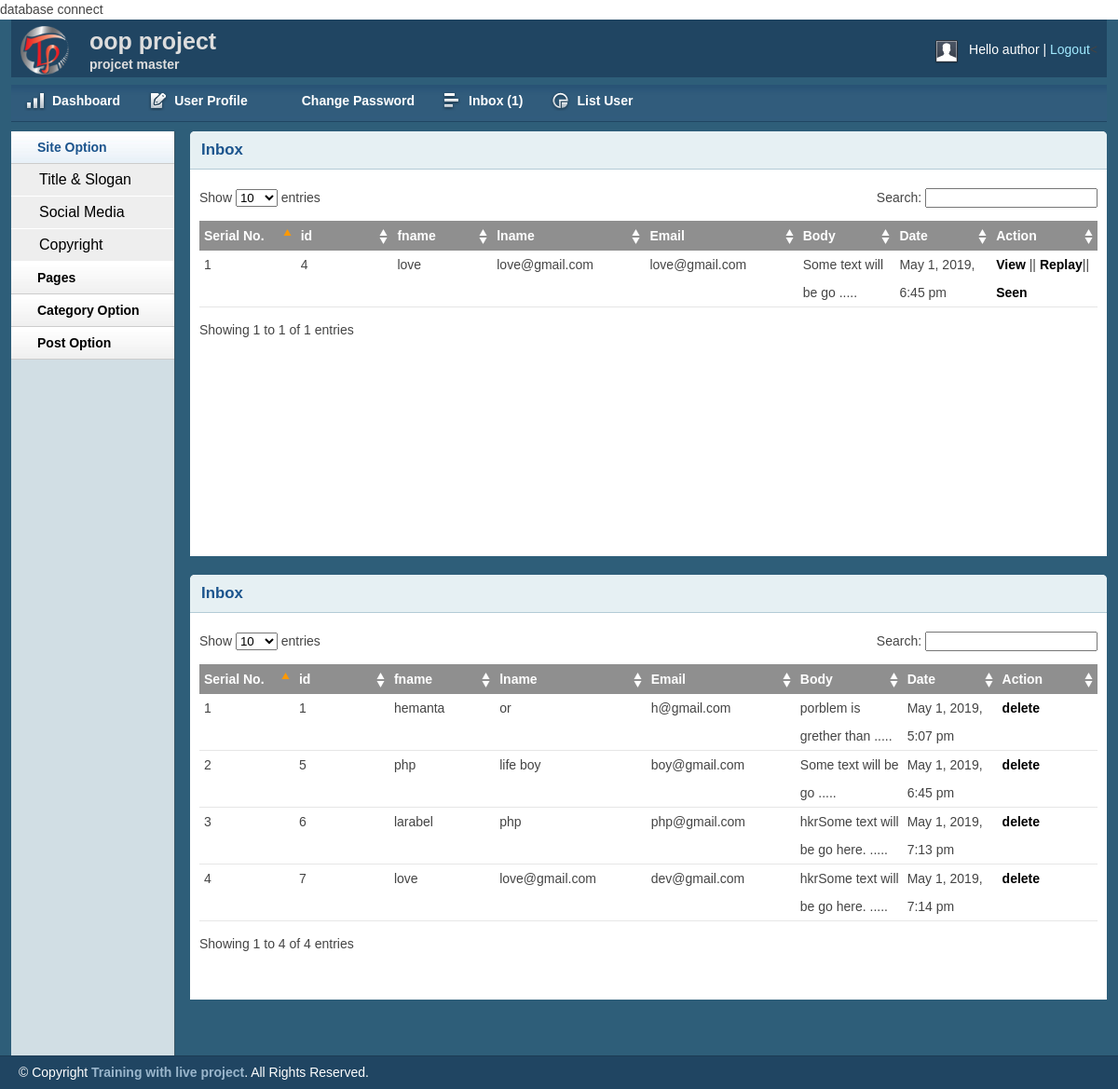
The app's page /admin/inbox.php (signed in) with its own data.
### tables this page shows
CREATE TABLE `tbl_contact` (
  `id` int(11) NOT NULL,
  `fname` varchar(255) NOT NULL,
  `lname` varchar(255) NOT NULL,
  `email` varchar(255) NOT NULL,
  `body` varchar(255) NOT NULL,
  `status` varchar(255) NOT NULL DEFAULT '0',
  `date` timestamp NOT NULL DEFAULT CURRENT_TIMESTAMP
);

### lib/Database.php (called while the page is built, shortened)
<?php
Class Database{
	public $host   = DB_HOST;
	public $user   = DB_USER;
	public $pass   = DB_PASS;
	public $dbname = DB_NAME;
	public $link;
	private function connectDB(){
	$this->link = new mysqli($this->host, $this->user, $this->pass, $this->dbname);
 }
	public function select($query){
		$result = $this->link->query($query) or die($this->link->error.__LINE__);
		if($result->num_rows > 0){
			return $result;
		} else {
			return false;
		}
	}
}

### helpers/formate.php (called while the page is built, shortened)
<?php
    class formate{
        public  function formantedate($date){
            return date("F j, Y, g:i a",strtotime($date));
        }
        public function shortdata($body,$limited=400){
            $text = substr($body,0,$limited);
            $text = substr($body,0,strrpos($text," "));
            $text =$text. " ";
            $text =$text.".....";
            return $text;
        }
    }
?>

### admin/inbox.php (the view, shortened to what this page needs)
<?php  require_once ("inc/admin_header.php"); ?>
<?php  require_once ("inc/admin_sidebar.php"); ?>
        <div class="grid_10">
            <div class="box round first grid">
                <h2>Inbox</h2>
                <div class="block">
                    <table class="data display datatable" id="example">
					<thead>
						<tr>
							<th>Serial No.</th>
							<th>id</th>
							<th>fname</th>
							<th>lname</th>
							<th>Email</th>
							<th>Body</th>
							<th>Date</th>
							<th>Action</th>
						</tr>
					</thead>
					<tbody>
                    <?php
                    $show_post = "select * from tbl_contact where status='0'";
                    $show_post_run = $db->select($show_post);
                    if($show_post_run){
                        $sri=0;
                        while ($get_data = $show_post_run->fetch_assoc()){  $sri++;?>
                            <tr class="odd gradeX">
                                <td><?php echo $sri;?></td>
                                <td><?php echo $get_data['id'];?></td>
                                <td><?php echo $get_data['fname'];?></td>
                                <td><?php echo $get_data['lname'];?></td>
                                <td><?php echo $get_data['email'];?></td>
                                <td><?php echo $fm->shortdata($get_data['body'],30);?></td>
                                <td><?php echo $fm->formantedate($get_data['date']);?></td>
                                <td><a href="view_inbox.php?view_id=<?php echo $get_data['id'];?>">View</a> ||
                                    <a href="replay_inbox.php?replay_id=<?php echo $get_data['id'];?>">Replay</a>||
                                    <a href="?seen_id=<?php echo $get_data['id'];?>">Seen</a>
                                </td>
                            </tr>
                     <?php } } ?>
					</tbody>
				</table>
               </div>
            </div>
            <div class="box round first grid">
                <h2>Inbox</h2>
                <div class="block">
                    <table class="data display datatable" id="example">
                        <thead>
                        <tr>
                            <th>Serial No.</th>
                            <th>id</th>
                            <th>fname</th>
                            <th>lname</th>
                            <th>Email</th>
                            <th>Body</th>
                            <th>Date</th>
                            <th>Action</th>
                        </tr>
                        </thead>
                        <tbody>
                        <?php
                        $show_post = "select * from tbl_contact where status='1'";
                        $show_post_run = $db->select($show_post);
                        if($show_post_run){
                            $sri=0;
                            while ($get_data = $show_post_run->fetch_assoc()){  $sri++;?>
                                <tr class="odd gradeX">
                                    <td><?php echo $sri;?></td>
                                    <td><?php echo $get_data['id'];?></td>
                                    <td><?php echo $get_data['fname'];?></td>
                                    <td><?php echo $get_data['lname'];?></td>
                                    <td><?php echo $get_data['email'];?></td>
                                    <td><?php echo $fm->shortdata($get_data['body'],30);?></td>
                                    <td><?php echo $fm->formantedate($get_data['date']);?></td>
                                    <td><a href="?delete_id=<?php echo $get_data['id'];?>">delete</a>
                                    </td>
                                </tr>
                            <?php } } ?>
                        </tbody>
                    </table>
                </div>
            </div>
        </div>
<?php  require_once ("inc/admin_footer.php"); ?>

### admin/css/layout.css (style rules this page uses)
body { background: #fff none repeat scroll 0 0; color: #444; font-size: 14px; padding: 0; }
a { color: #000; font-weight:bold; text-decoration: none; }
h1, h2, h3, h4, h5, h6 { line-height:1.2em; margin-bottom:.3em; }
h2 { margin-top:1em; }
.box { background:#fff; margin-bottom:20px; padding:10px 10px 10px 10px; margin-left:-8px; }
.box.grid { padding-bottom:40px; }
.box.round { -moz-border-radius: 5px 5px 0px 0px; -webkit-border-radius: 5px 5px 0px 0px; border-radius: 5px 5px 0px 0px; }
.box h2 { font-size:1.2em; font-weight:bold; color:#1B548D; background:#E6F0F3; margin:-10px -10px 0 -10px; padding:10px 12px; border-bottom:1px solid #B3CBD6; -moz-border-radius: 5px 5px 0px 0px; -webkit-border-radius: 5px 5px 0px 0px; border-radius: 5px 5px 0px 0px; }
.box.first { min-height: 406px; }
.block { padding-top:20px; }
.block { padding-bottom:1px; }
table.display { margin: 0 auto; clear: both; width: 100%; }
.sorting_asc { background: #8f8f8f url(../img/table/sort_asc.png) no-repeat center right; padding:8px 5px; text-align:left; color:#fff; }
.sorting { background:#8f8f8f url(../img/table/sort_both.png) no-repeat center right; padding:8px 5px; text-align:left; color:#fff; }
tr.odd { height: 30px; line-height: 30px; border-bottom:1px solid #e6e6e6; }
tr.even { height: 30px; line-height: 30px; border-bottom:1px solid #e6e6e6; }
tr.odd td, tr.even td { padding-left:5px; }
tr.gradeX td { width: 5%; }

### records on screen
tbl_contact: id "4", fname "love", lname "love@gmail.com", email "love@gmail.com", body "Some text will be go .....", date "May 1, 2019, 6:45 pm"
tbl_contact: id "1", fname "hemanta", lname "or", email "h@gmail.com", body "porblem is grether than .....", date "May 1, 2019, 5:07 pm"
tbl_contact: id "5", fname "php", lname "life boy", email "boy@gmail.com", body "Some text will be go .....", date "May 1, 2019, 6:45 pm"
tbl_contact: id "6", fname "larabel", lname "php", email "php@gmail.com", body "hkrSome text will be go here. .....", date "May 1, 2019, 7:13 pm"
tbl_contact: id "7", fname "love", lname "love@gmail.com", email "dev@gmail.com", body "hkrSome text will be go here. .....", date "May 1, 2019, 7:14 pm"

### other values on screen
session::get("user") "author"
$count "1"
